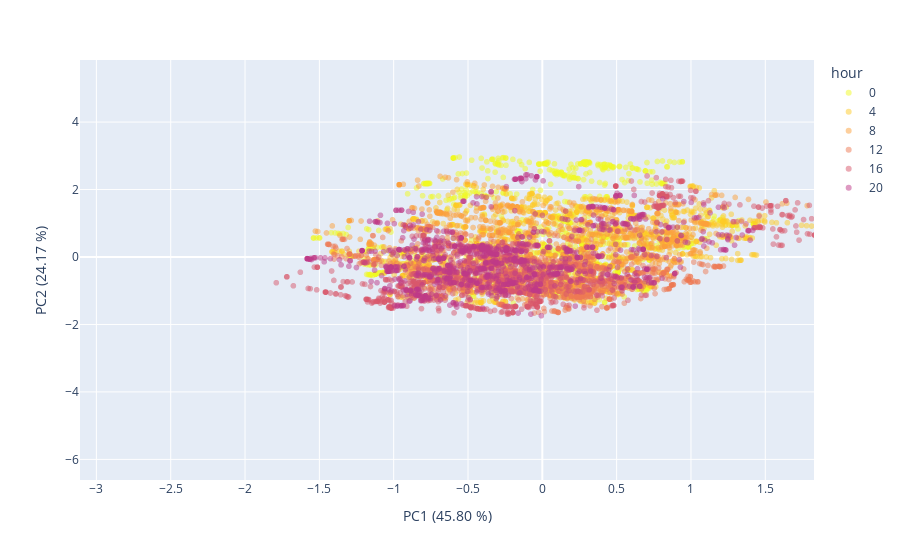
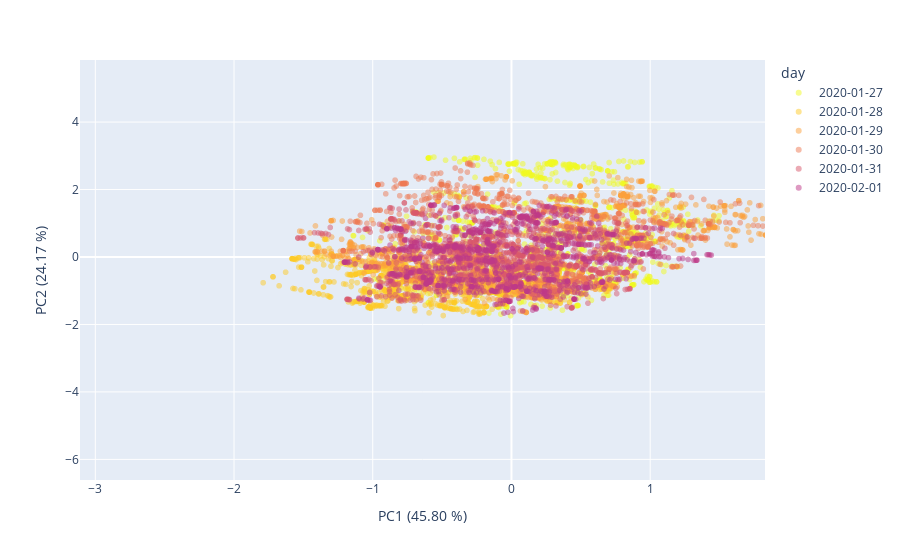

Notebook source saved alongside these figures, in order:
### Markdown cell above
- We remove from the projected space $X_{proj}$ the first component by setting

$$X_{proj_{(i,0)}} = 0 \qquad \forall i \in \{ 0, n-1\}$$

$n$ being the number of samples in the dataset.
- We build another PCA just to visually investigate the effect on no occupant data.

### Code cell
# unzipping vectors inside the single column to multiple columns
pca_no_occupants_unzipped = pca_no_occupants.withColumn("feature", vector_to_array("pcaFeatures")).select(["timestamp"]+[col("feature")[i] for i in range(n_components)])

# zero-ing the first component of the pca, to remove it from re-projection in the original space
pca_no_occupants_unzipped = pca_no_occupants_unzipped.withColumn('feature[0]',lit(0))

# re-zipping features into single column
invert_columns_to_convert = pca_no_occupants_unzipped.columns
invert_columns_to_convert.remove('timestamp')
assembler_invert = VectorAssembler(inputCols = invert_columns_to_convert, outputCol = 'pcaFeatures')
pca_no_occupants_zipped = assembler_invert.transform(pca_no_occupants_unzipped).select(['timestamp', 'pcaFeatures']).orderBy('timestamp')

# Define new PCA model
pca_after_corr = PCA(k=3, inputCol="pcaFeatures", outputCol="pcaFeatures2")

# Fit the model to the data
pca_after_corr = pca_after_corr.fit(pca_no_occupants_zipped)
var_new_proj = pca_after_corr.explainedVariance

# Transform the data
pca_no_occupants2 = pca_after_corr.transform(pca_no_occupants_zipped)
pca_no_occupants2_ = pca_no_occupants2.withColumn("hour", hour(pca_no_occupants2.timestamp)) \
                                .where("timestamp >= '2020-01-27' AND timestamp < '2020-02-02'") \
                                .where("hour=0 OR hour=4 OR hour=8 OR hour=12 OR hour=16 OR hour=20")

df_visual2 = pca_no_occupants2_.select(['timestamp','pcaFeatures2']).toPandas()
visual_data_2 = np.array(df_visual2['pcaFeatures2'].tolist())
df_visual.head()

# Plots
    
visual_data_day_df_2 = pd.DataFrame({'PC1':visual_data_2[:,1], 'PC2':visual_data_2[:,0], 'day':pd.to_datetime(df_visual2['timestamp']).dt.date})
visual_data_hours_df_2 = pd.DataFrame({'PC1':visual_data_2[:,1], 'PC2':visual_data_2[:,0], 'hour':pd.to_datetime(df_visual2['timestamp']).dt.hour.astype('str')})

## Plot no occupant data after environmental correction by hour
fig = px.scatter(visual_data_hours_df_2, x='PC1', y='PC2', color='hour', opacity=0.5, color_discrete_sequence= px.colors.sequential.Plasma_r)
fig.update_traces(marker=dict(colorscale='Viridis'), selector=dict(type='scatter'))
fig.update_layout(
    xaxis_title="PC1 ({:.2f} %)".format(var_new_proj[0]*100),
    yaxis_title="PC2 ({:.2f} %)".format(var_new_proj[1]*100),
    xaxis_range=[x_min, x_max],
    yaxis_range=[y_min, y_max] 
)
fig.show()

## Plot no occupant data after environmental correction by day
fig = px.scatter(visual_data_day_df_2, x='PC1', y='PC2', color='day', opacity=0.5, color_discrete_sequence= px.colors.sequential.Plasma_r)
fig.update_traces(marker=dict(colorscale='Viridis'), selector=dict(type='scatter'))
fig.update_layout(
    xaxis_title="PC1 ({:.2f} %)".format(var_new_proj[0]*100),
    yaxis_title="PC2 ({:.2f} %)".format(var_new_proj[1]*100),
    xaxis_range=[x_min, x_max],
    yaxis_range=[y_min, y_max]   
)
fig.show()

### Figure 1 — Plotly figure (JSON) as saved in the notebook; plotly's stock layout.template omitted (floating-point values rounded to 4 significant figures; data arrays with more than 128 entries replaced by an {"elided": "..."} marker saying what was removed)
{"data": [{"hovertemplate": "hour=0<br>PC1=%{x}<br>PC2=%{y}<extra></extra>", "legendgroup": "0", "marker": {"color": "#f0f921", "opacity": 0.5, "symbol": "circle"}, "mode": "markers", "name": "0", "showlegend": true, "type": "scattergl", "x": {"elided": "1080 float values"}, "xaxis": "x", "y": {"elided": "1080 float values"}, "yaxis": "y"}, {"hovertemplate": "hour=4<br>PC1=%{x}<br>PC2=%{y}<extra></extra>", "legendgroup": "4", "marker": {"color": "#fdca26", "opacity": 0.5, "symbol": "circle"}, "mode": "markers", "name": "4", "showlegend": true, "type": "scattergl", "x": {"elided": "1080 float values"}, "xaxis": "x", "y": {"elided": "1080 float values"}, "yaxis": "y"}, {"hovertemplate": "hour=8<br>PC1=%{x}<br>PC2=%{y}<extra></extra>", "legendgroup": "8", "marker": {"color": "#fb9f3a", "opacity": 0.5, "symbol": "circle"}, "mode": "markers", "name": "8", "showlegend": true, "type": "scattergl", "x": {"elided": "1080 float values"}, "xaxis": "x", "y": {"elided": "1080 float values"}, "yaxis": "y"}, {"hovertemplate": "hour=12<br>PC1=%{x}<br>PC2=%{y}<extra></extra>", "legendgroup": "12", "marker": {"color": "#ed7953", "opacity": 0.5, "symbol": "circle"}, "mode": "markers", "name": "12", "showlegend": true, "type": "scattergl", "x": {"elided": "1080 float values"}, "xaxis": "x", "y": {"elided": "1080 float values"}, "yaxis": "y"}, {"hovertemplate": "hour=16<br>PC1=%{x}<br>PC2=%{y}<extra></extra>", "legendgroup": "16", "marker": {"color": "#d8576b", "opacity": 0.5, "symbol": "circle"}, "mode": "markers", "name": "16", "showlegend": true, "type": "scattergl", "x": {"elided": "1080 float values"}, "xaxis": "x", "y": {"elided": "1080 float values"}, "yaxis": "y"}, {"hovertemplate": "hour=20<br>PC1=%{x}<br>PC2=%{y}<extra></extra>", "legendgroup": "20", "marker": {"color": "#bd3786", "opacity": 0.5, "symbol": "circle"}, "mode": "markers", "name": "20", "showlegend": true, "type": "scattergl", "x": {"elided": "1080 float values"}, "xaxis": "x", "y": {"elided": "1080 float values"}, "yaxis": "y"}], "layout": {"autosize": true, "legend": {"title": {"text": "hour"}, "tracegroupgap": 0}, "margin": {"t": 60}, "xaxis": {"anchor": "y", "domain": [0, 1], "range": [-3.11, 1.828], "title": {"text": "PC1 (45.80 %)"}, "type": "linear"}, "yaxis": {"anchor": "x", "domain": [0, 1], "range": [-6.611, 5.839], "title": {"text": "PC2 (24.17 %)"}, "type": "linear"}}}

### Figure 2 — Plotly figure (JSON) as saved in the notebook; plotly's stock layout.template omitted (floating-point values rounded to 4 significant figures; data arrays with more than 128 entries replaced by an {"elided": "..."} marker saying what was removed)
{"data": [{"hovertemplate": "day=2020-01-27<br>PC1=%{x}<br>PC2=%{y}<extra></extra>", "legendgroup": "2020-01-27", "marker": {"color": "#f0f921", "opacity": 0.5, "symbol": "circle"}, "mode": "markers", "name": "2020-01-27", "showlegend": true, "type": "scattergl", "x": {"elided": "1080 float values"}, "xaxis": "x", "y": {"elided": "1080 float values"}, "yaxis": "y"}, {"hovertemplate": "day=2020-01-28<br>PC1=%{x}<br>PC2=%{y}<extra></extra>", "legendgroup": "2020-01-28", "marker": {"color": "#fdca26", "opacity": 0.5, "symbol": "circle"}, "mode": "markers", "name": "2020-01-28", "showlegend": true, "type": "scattergl", "x": {"elided": "1080 float values"}, "xaxis": "x", "y": {"elided": "1080 float values"}, "yaxis": "y"}, {"hovertemplate": "day=2020-01-29<br>PC1=%{x}<br>PC2=%{y}<extra></extra>", "legendgroup": "2020-01-29", "marker": {"color": "#fb9f3a", "opacity": 0.5, "symbol": "circle"}, "mode": "markers", "name": "2020-01-29", "showlegend": true, "type": "scattergl", "x": {"elided": "1080 float values"}, "xaxis": "x", "y": {"elided": "1080 float values"}, "yaxis": "y"}, {"hovertemplate": "day=2020-01-30<br>PC1=%{x}<br>PC2=%{y}<extra></extra>", "legendgroup": "2020-01-30", "marker": {"color": "#ed7953", "opacity": 0.5, "symbol": "circle"}, "mode": "markers", "name": "2020-01-30", "showlegend": true, "type": "scattergl", "x": {"elided": "1080 float values"}, "xaxis": "x", "y": {"elided": "1080 float values"}, "yaxis": "y"}, {"hovertemplate": "day=2020-01-31<br>PC1=%{x}<br>PC2=%{y}<extra></extra>", "legendgroup": "2020-01-31", "marker": {"color": "#d8576b", "opacity": 0.5, "symbol": "circle"}, "mode": "markers", "name": "2020-01-31", "showlegend": true, "type": "scattergl", "x": {"elided": "1080 float values"}, "xaxis": "x", "y": {"elided": "1080 float values"}, "yaxis": "y"}, {"hovertemplate": "day=2020-02-01<br>PC1=%{x}<br>PC2=%{y}<extra></extra>", "legendgroup": "2020-02-01", "marker": {"color": "#bd3786", "opacity": 0.5, "symbol": "circle"}, "mode": "markers", "name": "2020-02-01", "showlegend": true, "type": "scattergl", "x": {"elided": "1080 float values"}, "xaxis": "x", "y": {"elided": "1080 float values"}, "yaxis": "y"}], "layout": {"autosize": true, "legend": {"title": {"text": "day"}, "tracegroupgap": 0}, "margin": {"t": 60}, "xaxis": {"anchor": "y", "domain": [0, 1], "range": [-3.11, 1.828], "title": {"text": "PC1 (45.80 %)"}, "type": "linear"}, "yaxis": {"anchor": "x", "domain": [0, 1], "range": [-6.611, 5.839], "title": {"text": "PC2 (24.17 %)"}, "type": "linear"}}}
